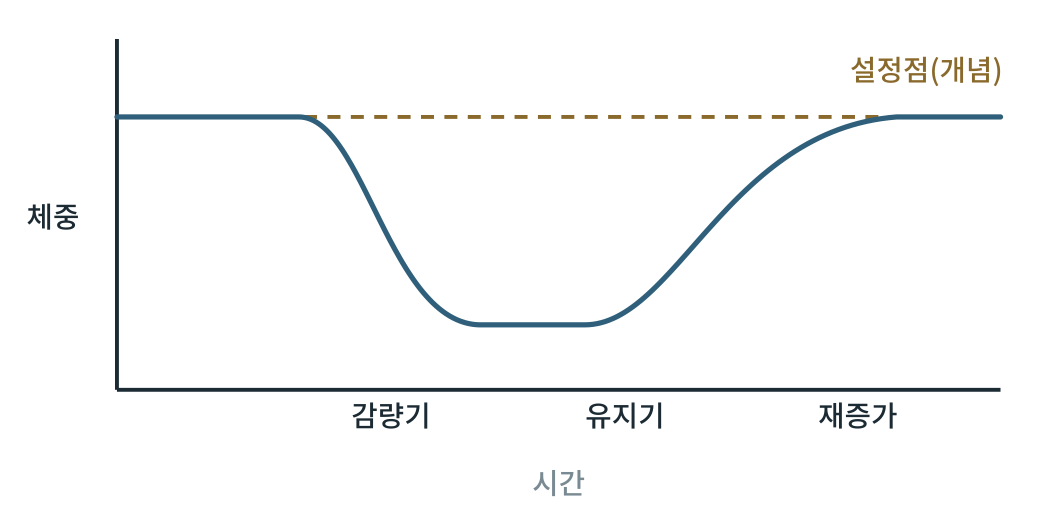
#> input picture obese2/figures2/out/그림37-1.png, 2079 x 1040 px (shown at 1/2 size)
$ python fig37-1.py
#> lines starting #> are read from the running program, lines starting #| are printed output that depends on the picture
### obese2/figures/scripts/figlib.py
# -*- coding: utf-8 -*-
"""생물·의학 대중서 그림 생성 라이브러리 (좌표 명시 SVG) — biofig_kit (원본: 「인삼과 암치유」 2026-09)

좌표계: viewBox 폭 800, 출력 폭 120mm  →  1단위 = 0.15mm = 0.425pt
  · 글자 최소 22단위(≈9.4pt).  book1.md 기준(700폭에서 18 = 8.2pt)보다 엄격하다.
  · 제목 26 이상, 수치 강조 28 이상 권장.
모든 글자의 예상 경계상자를 기록해 두었다가 save() 때
  ① 글자↔글자 겹침  ② 캔버스 밖 넘침  ③ 상자 넘침(tbox)  ④ 글자 위에 나중에 그린 불투명 도형
을 검사해 WARN에 쌓는다.  report()가 0건이어야 완성이다.

색 규칙(책 전체 통일, 흑백 인쇄에서도 명도 차로 구분):
  정상세포·일반구조 = BLUE 계열,  암세포 = WARM 계열,  면역세포 = GREEN 계열,
  인삼·진세노사이드 = GOLD 계열,  보조선·주석 = GRAY
"""
import os, math

UNIT_PT = 120.0 / 800 * 72 / 25.4
MIN_FS = 22
FONT = "'Noto Sans CJK KR',sans-serif"

INK    = '#1b2a33'
BLUE   = '#2f5f7a'; LBLUE = '#dbe7ee'; FILL = '#eef3f6'
GRAY   = '#7a8a92'; LGRAY = '#f2f4f5'; MGRAY = '#c9d1d5'
WARM   = '#9c4f2e'; LWARM = '#f3e3da'; MWARM = '#d9a48a'
GREEN  = '#3b6a4f'; LGREEN = '#e1ede5'; MGREEN = '#9cc0a9'
GOLD   = '#8a6a2c'; LGOLD = '#f3ead6'; MGOLD = '#d6bd84'
WHITE  = '#ffffff'

WARN = []


def _w(s, fs):
    """문자열 렌더링 폭 추정(단위). 한글·한자=1.0em, 영문·숫자=0.58em, 좁은 기호=0.32em"""
#> called with s = '체중', fs = 22
    t = 0.0
    for c in s:
        o = ord(c)
        if o > 0x1100 and not (0x2000 <= o <= 0x206f):
            t += 1.0
        elif c == ' ':
            t += 0.32
        elif c in 'ilj.,·|()[]:;\'"!':
            t += 0.32
        elif c in 'mwMW':
            t += 0.85
        else:
            t += 0.58
    return t * fs


def _ov(a, b):
    ix = min(a[2], b[2]) - max(a[0], b[0])
    iy = min(a[3], b[3]) - max(a[1], b[1])
    if ix <= 0 or iy <= 0:
        return 0.0
    sa = (a[2] - a[0]) * (a[3] - a[1]); sb = (b[2] - b[0]) * (b[3] - b[1])
    return ix * iy / max(1e-6, min(sa, sb))


class Fig:
    def __init__(self, name, h, w=800):
        self.name, self.w, self.h = name, w, h
        self.parts = []
        self.texts = []      # (box, s, order)
        self.shapes = []     # (box, order)  불투명 도형
        self.order = 0
        self.minfs = 999

    def _add(self, svg, box=None, opaque=False):
        self.parts.append(svg)
        if box and opaque:
            self.shapes.append((box, self.order))
        self.order += 1

    # ── 기본 도형 ──────────────────────────────────────────────
    # [17 lines left out: functions rect, circle, ellipse, not called in this run]

    def line(self, x1, y1, x2, y2, stroke=GRAY, sw=2, dash=None):
        d = f' stroke-dasharray="{dash}"' if dash else ''
        self._add(f'<line x1="{x1}" y1="{y1}" x2="{x2}" y2="{y2}" stroke="{stroke}" stroke-width="{sw}"{d}/>')

    def path(self, d, stroke=BLUE, sw=2.5, fill='none', dash=None, opacity=1):
        da = f' stroke-dasharray="{dash}"' if dash else ''
        op = f' opacity="{opacity}"' if opacity != 1 else ''
        self._add(f'<path d="{d}" fill="{fill}" stroke="{stroke}" stroke-width="{sw}" '
                  f'stroke-linejoin="round" stroke-linecap="round"{da}{op}/>')

    # [4 lines left out: function poly, not called in this run]

    def raw(self, svg):
        """직접 작성한 SVG 조각(겹침 검사 대상 아님 — 글자는 반드시 text()로 넣을 것)"""
        self._add(svg)

    def text(self, x, y, s, fs=24, weight=400, anchor='middle', color=INK, italic=False, check=True):
        if fs < MIN_FS:
            WARN.append(f'{self.name}: 글자 크기 {fs} < {MIN_FS} «{s[:20]}»')
            fs = MIN_FS
        self.minfs = min(self.minfs, fs)
        it = ' font-style="italic"' if italic else ''
        esc = s.replace('&', '&amp;').replace('<', '&lt;').replace('>', '&gt;')
        w = _w(s, fs)
        x0 = x - w / 2 if anchor == 'middle' else (x - w if anchor == 'end' else x)
        box = (x0, y - fs * 0.80, x0 + w, y + fs * 0.18)
        if check:
            self.texts.append((box, s, self.order))
        self._add(f'<text x="{x}" y="{y}" font-family="{FONT}" font-size="{fs}" font-weight="{weight}" '
                  f'text-anchor="{anchor}" fill="{color}"{it}>{esc}</text>')
        return box

    # [83 lines left out: functions lines, arrow, carrow, inhibit, tbox, callout and 3 more, not called in this run]

    # ── 저장 ──────────────────────────────────────────────────
    def _check(self):
        T = self.texts
        for i in range(len(T)):
            for j in range(i + 1, len(T)):
                r = _ov(T[i][0], T[j][0])
                if r > 0.06:
                    WARN.append(f'{self.name}: 글자 겹침 {r:.0%} «{T[i][1][:16]}» ↔ «{T[j][1][:16]}»')
        for box, s, o in T:
            if box[0] < 2 or box[2] > self.w - 2 or box[1] < 2 or box[3] > self.h - 2:
                WARN.append(f'{self.name}: 캔버스 넘침 «{s[:20]}» x{box[0]:.0f}~{box[2]:.0f} y{box[1]:.0f}~{box[3]:.0f}')
            for sb, so in self.shapes:
                if so > o and _ov(box, sb) > 0.25:
                    WARN.append(f'{self.name}: 글자가 나중 도형에 가려짐 «{s[:20]}»')

    def save(self, outdir):
        self._check()
        mm_h = self.h / self.w * 120
        svg = (f'<svg xmlns="http://www.w3.org/2000/svg" viewBox="0 0 {self.w} {self.h}" '
               f'width="120mm" height="{mm_h:.1f}mm">'
               f'<rect x="0" y="0" width="{self.w}" height="{self.h}" fill="#ffffff"/>'
               + ''.join(self.parts) + '</svg>')
        os.makedirs(outdir, exist_ok=True)
        open(os.path.join(outdir, self.name), 'w', encoding='utf-8').write(svg)
        return self.name, self.minfs * UNIT_PT


# [18 lines left out: functions point_in_poly, contain, not called in this run]


def report(prefix=''):
    W = [w for w in WARN if w.startswith(prefix)] if prefix else WARN
    if W:
        print(f'⚠ 경고 {len(W)}건:')
        for w in W:
            print('  ', w)
    else:
        print('✓ 겹침·넘침·글자크기 경고 0건')
    return len(W)

### obese2/figures2/scripts/fig37-1.py
# -*- coding: utf-8 -*-
import os, sys
sys.path.insert(0, os.path.dirname(os.path.abspath(__file__)))
import figlib as F
from figlib import Fig, INK, BLUE, LBLUE, GRAY, WARM, LWARM, GREEN, LGREEN, GOLD, LGOLD
here = os.path.dirname(os.path.abspath(__file__)); OUT = os.path.join(here, "..", "svg")
f = Fig('fig37-1.svg', 400)
f.line(90, 30, 90, 300, INK, 3); f.line(90, 300, 770, 300, INK, 3)
f.text(60, 175, '체중', 22, 'normal', 'end')
f.line(90, 90, 770, 90, GOLD, 3, '10 8')
f.text(770, 62, '설정점(개념)', 22, 'normal', 'end', GOLD)
f.path('M 90 90 L 230 90 C 280 90 300 250 370 250 L 450 250 C 520 250 560 100 690 90 L 770 90', BLUE, 4)
f.text(300, 328, '감량기', 22, 'normal', 'middle')
f.text(480, 328, '유지기', 22, 'normal', 'middle')
f.text(660, 328, '재증가', 22, 'normal', 'middle')
f.text(430, 380, '시간', 22, 'normal', 'middle', GRAY)
print(f.save(OUT)); F.report()
import cairosvg
from PIL import Image
o = os.path.join(here, '..', 'out')
cairosvg.svg2png(url=os.path.join(OUT, 'fig37-1.svg'), write_to=os.path.join(o, '그림37-1.png'), output_width=2079, background_color='white')
#> (this line was passed over: cairosvg is not available in this run)
Image.open(os.path.join(o, '그림37-1.png')).convert('L').save(os.path.join(o, '그림37-1-흑백.png'))
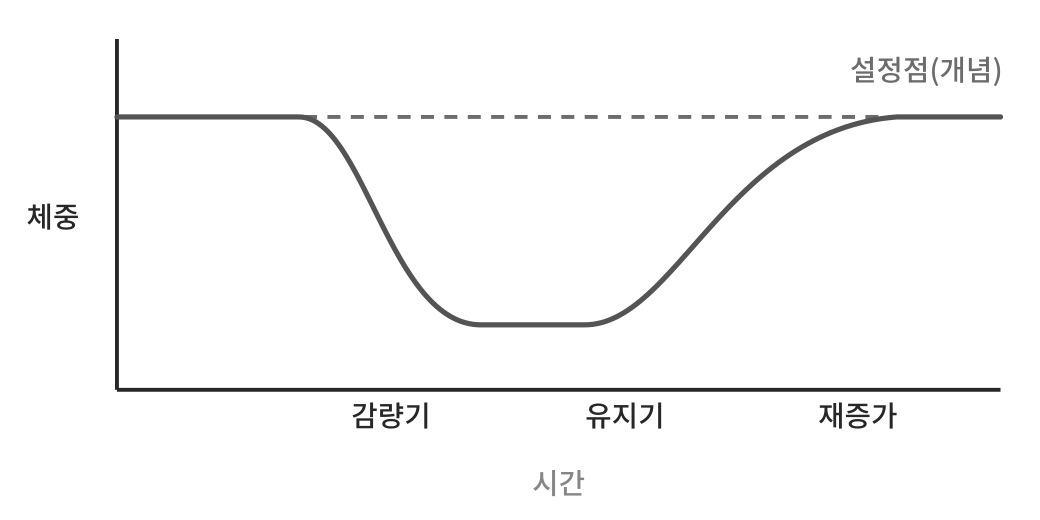
#> saved as 그림37-1-흑백.png: PIL image 2079x1040 L (shown at 1/2 size); min 39, max 255, mean 249.6

$ run again, with obese2/figures2/out/그림1-1.png copied over obese2/figures2/out/그림37-1.png
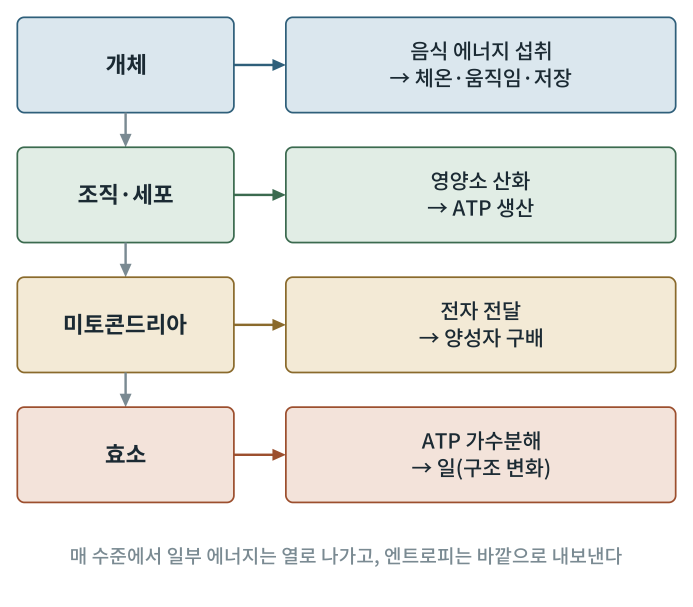
#> input picture obese2/figures2/out/그림1-1.png, 2079 x 1819 px (shown at 1/3 size)
#> `Image.open(os.path.join(o, '그림37-1.png')).convert('L').save(os.path.jo..`:
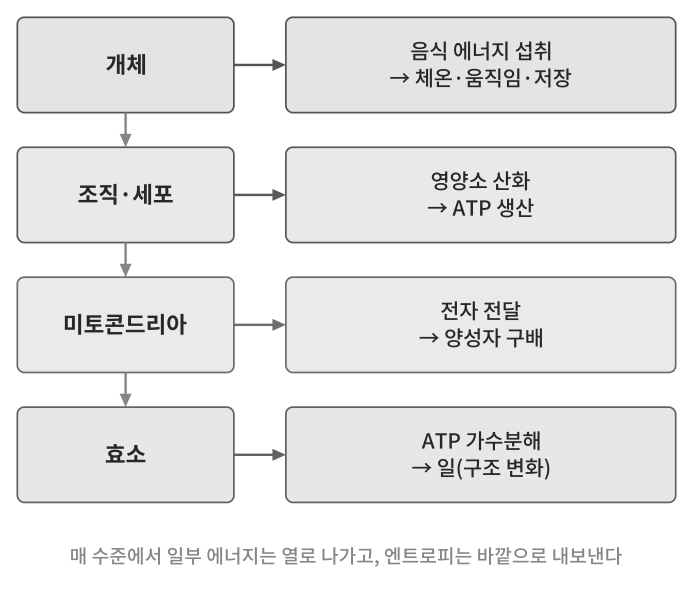
#> saved as 그림37-1-흑백.png: PIL image 2079x1819 L (shown at 1/3 size); min 39, max 255, mean 233.6

$ run again, with obese2/figures2/out/그림10-1.png copied over obese2/figures2/out/그림37-1.png
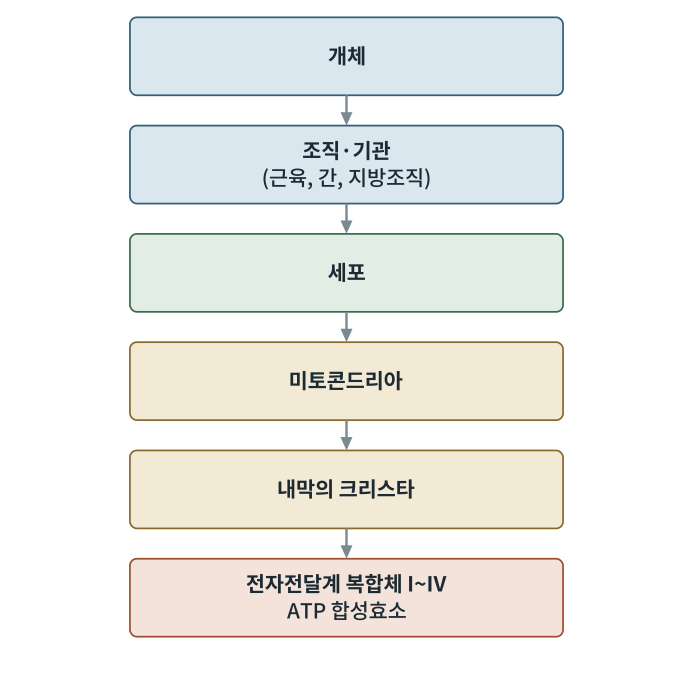
#> input picture obese2/figures2/out/그림10-1.png, 2079 x 2053 px (shown at 1/3 size)
#> `Image.open(os.path.join(o, '그림37-1.png')).convert('L').save(os.path.jo..`:
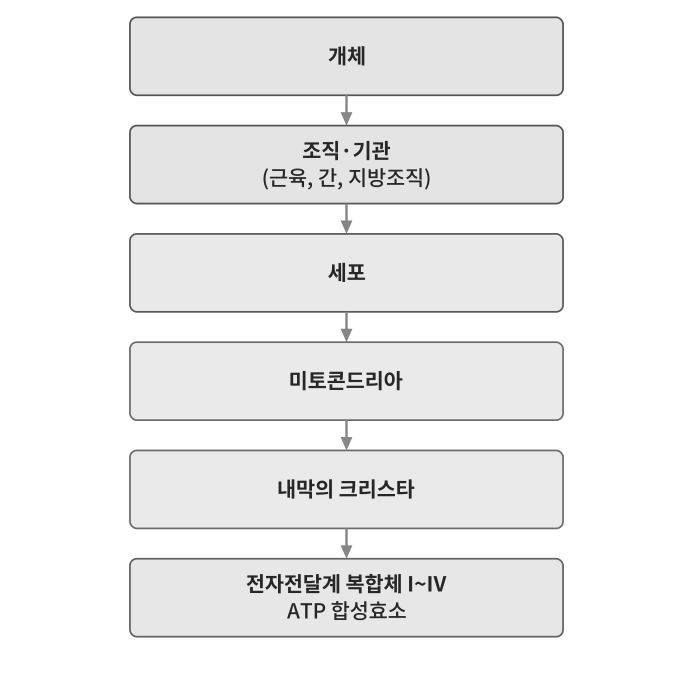
#> saved as 그림37-1-흑백.png: PIL image 2079x2053 L (shown at 1/3 size); min 39, max 255, mean 239.1

$ run again, with obese2/figures2/out/그림10-2.png copied over obese2/figures2/out/그림37-1.png
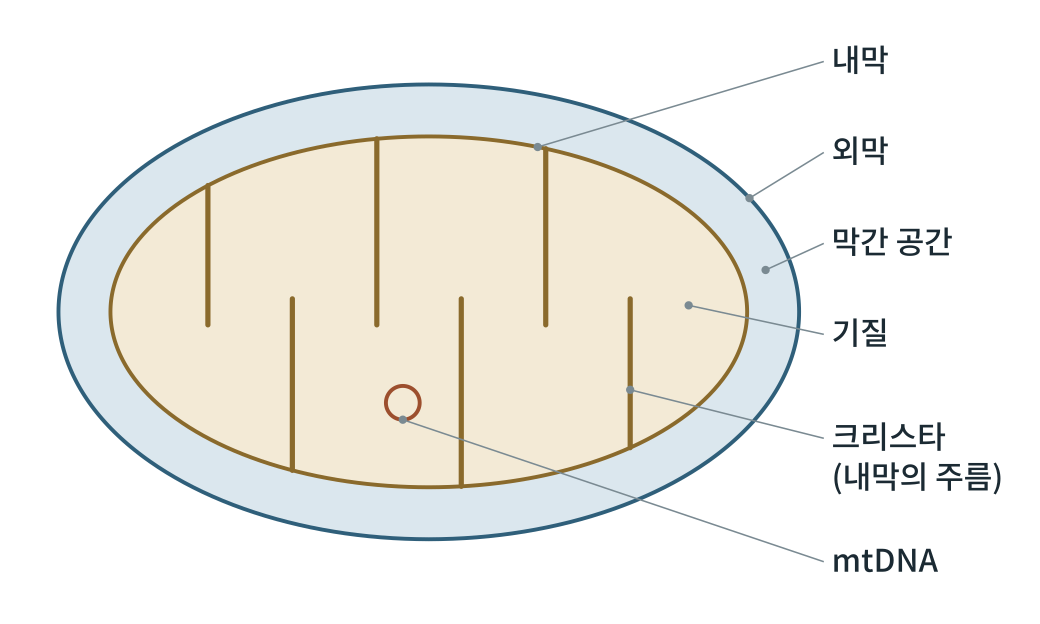
#> input picture obese2/figures2/out/그림10-2.png, 2079 x 1247 px (shown at 1/2 size)
#> `Image.open(os.path.join(o, '그림37-1.png')).convert('L').save(os.path.jo..`:
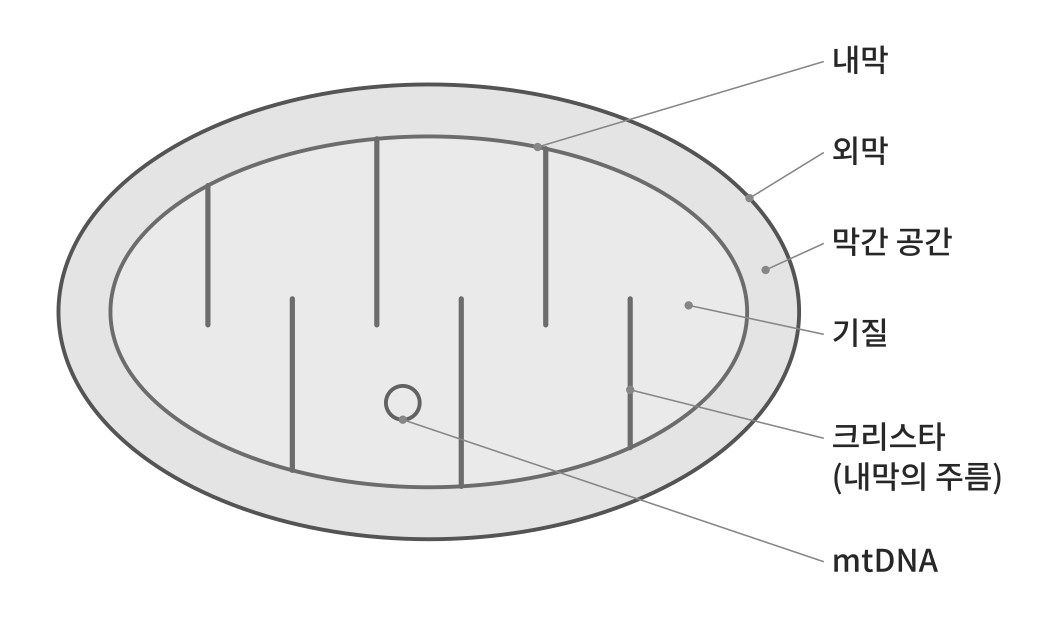
#> saved as 그림37-1-흑백.png: PIL image 2079x1247 L (shown at 1/2 size); min 39, max 255, mean 239.2
